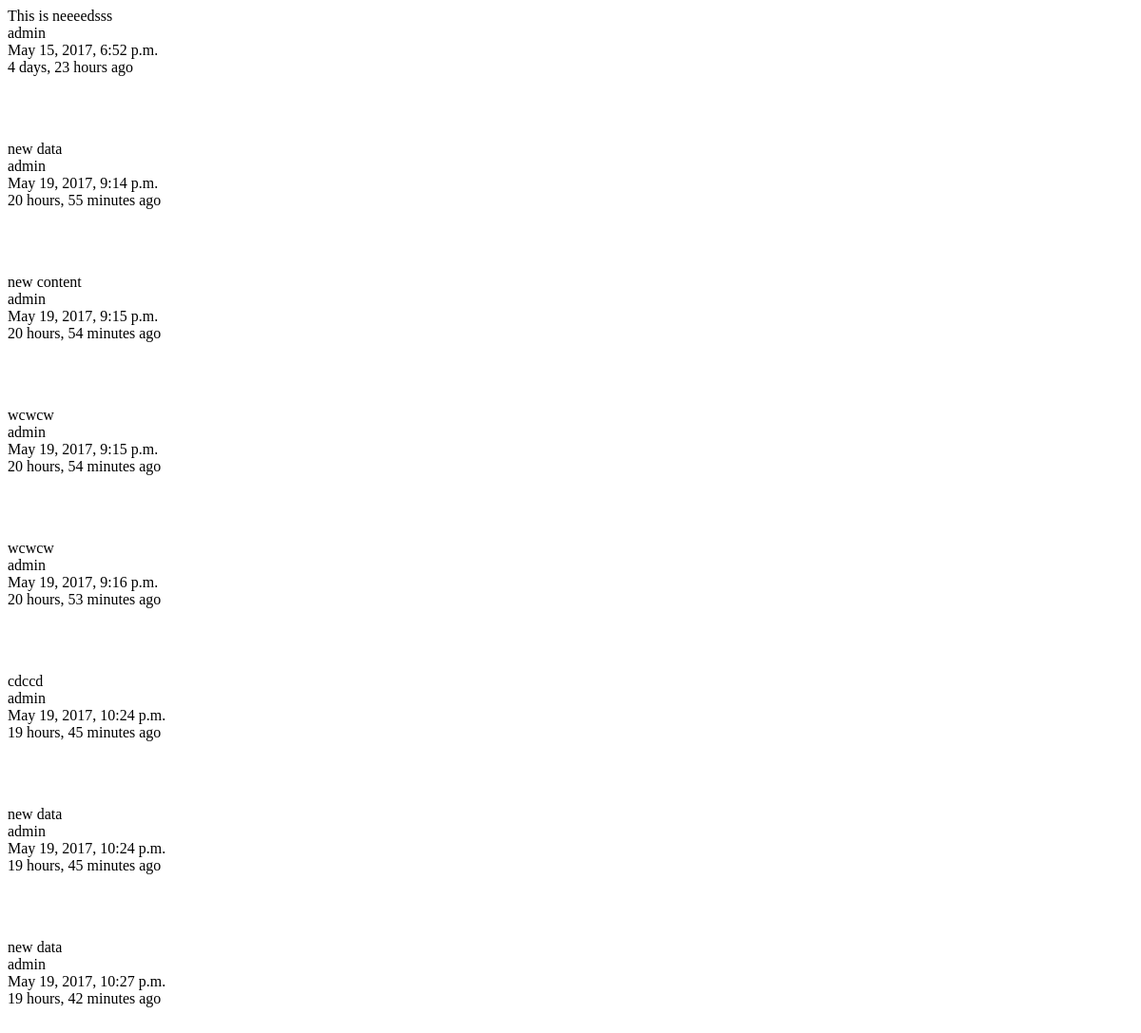
Page /tweet/ on the earlier database version.
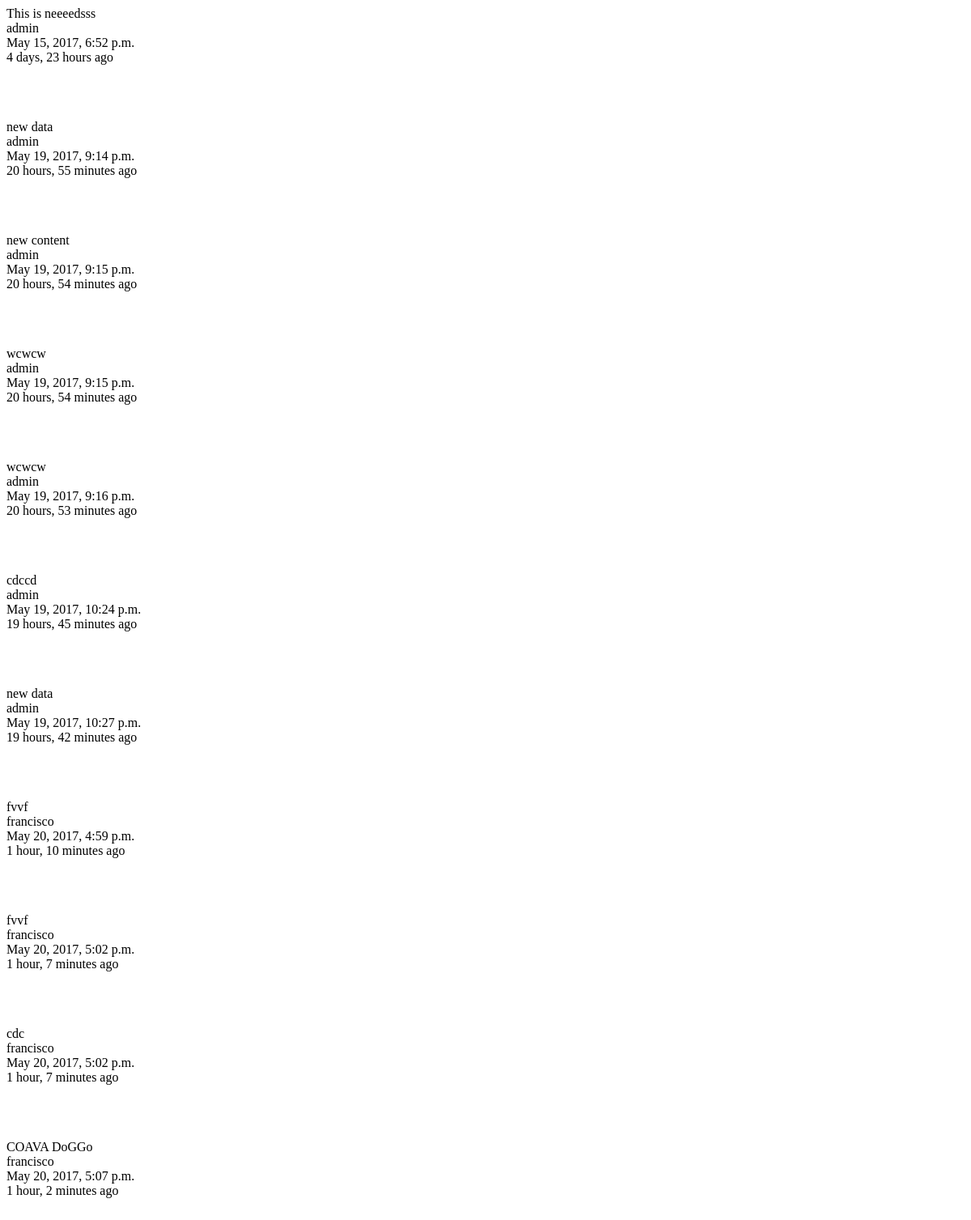
Same page on the later database version.
### tweets/models.py (models this page shows, shortened)
class Tweet(models.Model):
    user        = models.ForeignKey(settings.AUTH_USER_MODEL)
    content     = models.CharField(max_length=140, validators=[validate_content])
    updated     = models.DateTimeField(auto_now=True)
    timestamp   = models.DateTimeField(auto_now_add=True)

### tweets/views.py (the view)
class TweetListView(ListView):
    queryset = Tweet.objects.all()
    def get_context_data(self, *args, **kwargs):
        context = super(TweetListView, self).get_context_data(*args, **kwargs)
        return context

### tweets/templates/tweets/tweet_list.html
{% for obj in object_list %}
  <p>{{ obj.content }} <br>
  {{ obj.user }} <br>
  {{ obj.timestamp }} <br>
  {{ obj.timestamp|timesince }} ago </p><br><br>
{% empty %}
  <p>No tweets yet.</p>
{% endfor %}

Differences in the rows shown:
removed Tweet: content "new data", user "admin", timestamp "May 19, 2017, 10:24 p.m.", timestamp "19 hours, 45 minutes"
added Tweet: content "fvvf", user "francisco", timestamp "May 20, 2017, 4:59 p.m.", timestamp "1 hour, 10 minutes"
added Tweet: content "fvvf", user "francisco", timestamp "May 20, 2017, 5:02 p.m.", timestamp "1 hour, 7 minutes"
added Tweet: content "cdc", user "francisco", timestamp "May 20, 2017, 5:02 p.m.", timestamp "1 hour, 7 minutes"
added Tweet: content "COAVA DoGGo", user "francisco", timestamp "May 20, 2017, 5:07 p.m.", timestamp "1 hour, 2 minutes"
